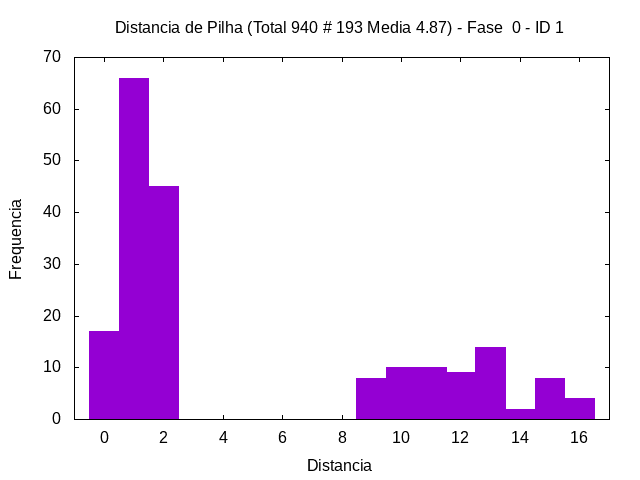

The script that saved this image:
set term png
set output "/tmp/pokerest/pokerest-hist-0-1.png"
set style fill solid 1.0
set title "Distancia de Pilha (Total 940 # 193 Media 4.87) - Fase  0 - ID 1"
set xlabel "Distancia"
set ylabel "Frequencia"
plot [-1:17] "/tmp/pokerest/pokerest-hist-0-1.gpdat" u 3:4 w boxes t ""
